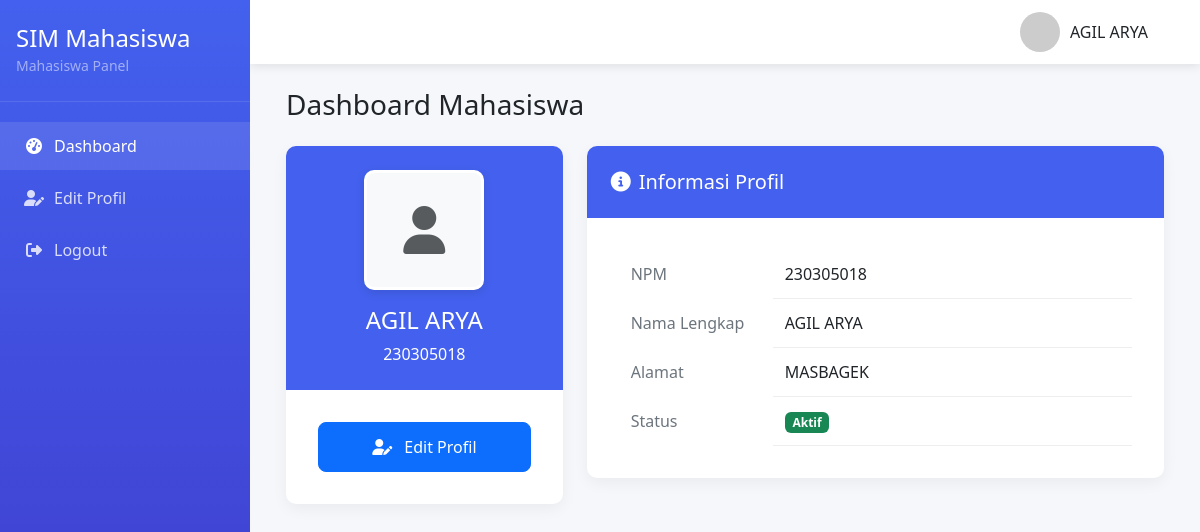
Page /dashboard_user.php (signed in) on the committed database.
### tables this page shows
CREATE TABLE `tbl_mahasiswa` (
  `idMhs` int NOT NULL,
  `npm` varchar(20) NOT NULL,
  `nama` varchar(100) NOT NULL,
  `alamat` text NOT NULL,
  `foto` varchar(255) DEFAULT NULL
);

### dashboard_user.php (the view, shortened to what this page needs)
<?php
include 'koneksi.php';
$username = $_SESSION['username'];
$data = mysqli_query($conn, "SELECT * FROM tbl_mahasiswa WHERE npm='$username'");
$mahasiswa = mysqli_fetch_assoc($data);
?>
<!DOCTYPE html>
<html lang="en">
<head>
    <link href="https://cdn.jsdelivr.net/npm/bootstrap@5.3.0/dist/css/bootstrap.min.css" rel="stylesheet">
    <link rel="stylesheet" href="https://cdnjs.cloudflare.com/ajax/libs/font-awesome/6.4.0/css/all.min.css">
</head>
<body>
    <div class="sidebar">
        <div class="sidebar-header">
            <h4 class="mb-0">SIM Mahasiswa</h4>
            <small class="text-white-50">Mahasiswa Panel</small>
        </div>
        <div class="sidebar-menu">
            <a href="dashboard_user.php" class="active">
                <i class="fas fa-tachometer-alt"></i> Dashboard
            </a>
            <a href="edit_profile_user.php">
                <i class="fas fa-user-edit"></i> Edit Profil
            </a>
            <a href="logout.php">
                <i class="fas fa-sign-out-alt"></i> Logout
            </a>
        </div>
    </div>
    <div class="main-content">
        <nav class="navbar navbar-expand-lg navbar-light bg-white">
            <div class="container-fluid">
                <div class="d-flex align-items-center ms-auto">
                    <div class="user-profile me-3">
                        <img src="https://ui-avatars.com/api/?name=<?php echo urlencode($mahasiswa['nama']); ?>&background=random" alt="Profile">
                        <span><?php echo $mahasiswa['nama']; ?></span>
                    </div>
                </div>
            </div>
        </nav>
        <div class="content-wrapper">
            <div class="container-fluid">
                <div class="d-flex justify-content-between align-items-center mb-4">
                    <h3 class="mb-0">Dashboard Mahasiswa</h3>
                </div>
                <div class="row">
                    <div class="col-lg-4 mb-4">
                        <div class="profile-card text-center">
                            <div class="profile-header">
                                <?php if ($mahasiswa['foto']) { ?>
                                    <img src="uploads/<?php echo $mahasiswa['foto']; ?>" class="profile-photo mb-3">
                                <?php } else { ?>
                                    <div class="profile-photo mb-3 bg-light d-flex align-items-center justify-content-center mx-auto">
                                        <i class="fas fa-user fa-3x text-muted"></i>
                                    </div>
                                <?php } ?>
                                <h4><?php echo $mahasiswa['nama']; ?></h4>
                                <p class="mb-0"><?php echo $mahasiswa['npm']; ?></p>
                            </div>
                            <div class="profile-body">
                                <a href="edit_profile_user.php" class="btn btn-primary btn-edit w-100">
                                    <i class="fas fa-user-edit me-2"></i> Edit Profil
                                </a>
                            </div>
                        </div>
                    </div>
                    <div class="col-lg-8">
                        <div class="profile-card">
                            <div class="profile-header">
                                <h5 class="mb-0"><i class="fas fa-info-circle me-2"></i>Informasi Profil</h5>
                            </div>
                            <div class="profile-body">
                                <table class="info-table">
                                    <tr>
                                        <th>NPM</th>
                                        <td><?php echo $mahasiswa['npm']; ?></td>
                                    </tr>
                                    <tr>
                                        <th>Nama Lengkap</th>
                                        <td><?php echo $mahasiswa['nama']; ?></td>
                                    </tr>
                                    <tr>
                                        <th>Alamat</th>
                                        <td><?php echo $mahasiswa['alamat']; ?></td>
                                    </tr>
                                    <tr>
                                        <th>Status</th>
                                        <td>
                                            <span class="badge bg-success">Aktif</span>
                                        </td>
                                    </tr>
                                </table>
                            </div>
                        </div>
                    </div>
                </div>
            </div>
        </div>
    </div>
</body>
</html>

### dashboard_user.php (style rules this page uses)
:root { --primary: #4361ee; --secondary: #3f37c9; --success: #28a745; --light: #f8f9fa; }
body { font-family: 'Segoe UI', system-ui, sans-serif; background-color: #f5f7fa; overflow-x: hidden; }
.sidebar { height: 100vh; width: 250px; position: fixed; left: 0; top: 0; background: linear-gradient(180deg, var(--primary) 0%, var(--secondary) 100%); color: white; transition: all 0.3s; z-index: 1000; }
.sidebar-header { padding: 1.5rem 1rem; border-bottom: 1px solid rgba(255, 255, 255, 0.1); }
.sidebar-menu { padding: 1rem 0; }
.sidebar-menu a { color: rgba(255, 255, 255, 0.8); padding: 0.75rem 1.5rem; margin: 0.25rem 0; text-decoration: none; display: flex; align-items: center; transition: all 0.3s; }
.sidebar-menu a:hover, .sidebar-menu a.active { color: white; background-color: rgba(255, 255, 255, 0.1); }
.sidebar-menu a i { margin-right: 10px; width: 20px; text-align: center; }
.main-content { margin-left: 250px; min-height: 100vh; transition: all 0.3s; }
.navbar { padding: 0.75rem 1.5rem; background-color: white; box-shadow: 0 2px 10px rgba(0, 0, 0, 0.1); position: sticky; top: 0; z-index: 999; }
.content-wrapper { padding: 1.5rem; }
.profile-card { background-color: white; border-radius: 10px; box-shadow: 0 5px 15px rgba(0, 0, 0, 0.05); overflow: hidden; }
.profile-header { background-color: var(--primary); color: white; padding: 1.5rem; }
.profile-body { padding: 2rem; }
.profile-photo { width: 120px; height: 120px; object-fit: cover; border-radius: 10px; border: 3px solid white; box-shadow: 0 3px 10px rgba(0, 0, 0, 0.1); }
.info-table { width: 100%; }
.info-table th { width: 30%; padding: 0.75rem; font-weight: 500; color: #6c757d; }
.info-table td { padding: 0.75rem; border-bottom: 1px solid #eee; }
.btn-edit { border-radius: 8px; padding: 0.75rem 1.5rem; font-weight: 500; transition: all 0.3s; }
.user-profile { display: flex; align-items: center; }
.user-profile img { width: 40px; height: 40px; border-radius: 50%; margin-right: 10px; object-fit: cover; }

### rows in the picture
tbl_mahasiswa: nama "AGIL ARYA", npm "230305018", alamat "MASBAGEK"
